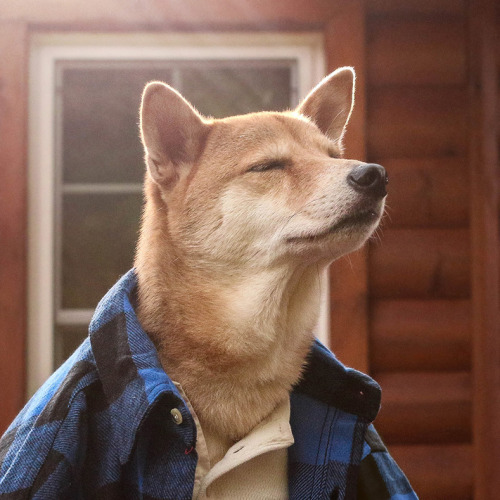
//> input picture IP_miniprojekt2/dog.jpg, 500 x 500 px
$ ./Main   (built with g++ and OpenCV 4)
//> lines starting //> are read from the running program, lines starting //| are printed output that depends on the picture
#include <iostream>
#include <opencv2\opencv.hpp>
#include <cmath>
#include <vector>

using namespace cv;
using namespace std;


int nWidth;
int nHeight;
double angle;
double PI = 3.14159;

int interpolatePos(Mat image, double _x, double _y) {

	int x = (int)round(_x);
	int y = (int)round(_y);

	if (x >= 0 && x < image.cols && y >= 0 && y < image.rows) {
		return (int)image.at<uchar>(x, y);
	}
	else {
		return -1;
	}
}

Vec3d getRotatedVector(Mat _rotationMat, int x, int y) {
	//Setup vector for both the input vector and the return-vector
	Vec3d inVector = Vec3d(x, y, 1);
	Vec3d outVector;

	for(int i = 0; i < _rotationMat.rows; i++) {
		double sum = 0;
		for (int j = 0; j < _rotationMat.cols; j++) {
			sum += _rotationMat.at<double>(i, j) * inVector[j];
		}
		outVector(i) = sum;
	}

	return outVector;
}

Mat getTranslationMat(double _rX, double _rY) {
	//---Setup return-translation matrix---
	Mat translationMat = Mat(3, 3, CV_64FC1);

	//---1. row---
	translationMat.at<double>(0, 0) = 1;
	translationMat.at<double>(0, 1) = 0;
	translationMat.at<double>(0, 2) = _rX;
	//---2. row---
	translationMat.at<double>(1, 0) = 0;
	translationMat.at<double>(1, 1) = 1;
	translationMat.at<double>(1, 2) = _rY;
	//---3. row---
	translationMat.at<double>(2, 0) = 0;
	translationMat.at<double>(2, 1) = 0;
	translationMat.at<double>(2, 2) = 1;

	return translationMat;
}

Mat getRotationMat(double _angle) {
	//---Setup return-rotation matrix---
	Mat rotationMat = Mat(3, 3, CV_64FC1);
	double cosA = cos(angle);
	double sinA = sin(angle);

	//---Input values at each position, based on the input angle
	//---1. row---
	rotationMat.at<double>(0, 0) = cosA;
	rotationMat.at<double>(0, 1) = (sinA)*-1;
	rotationMat.at<double>(0, 2) = 0;
	//---2. row---
	rotationMat.at<double>(1, 0) = sinA;
	rotationMat.at<double>(1, 1) = cosA;
	rotationMat.at<double>(1, 2) = 0;
	//---3. row---
	rotationMat.at<double>(2, 0) = 0;
	rotationMat.at<double>(2, 1) = 0;
	rotationMat.at<double>(2, 2) = 1;

	return rotationMat;
}

Mat getTransformMat(double rX, double rY, double a, double b, double _angle) {

	//---Setup a return-transform matrix---
	Mat transformMat = Mat(3, 3, CV_64FC1);
	//---tempoary matrix to hold rotationMat*translationMat
	Mat tempMat = Mat(transformMat.rows, transformMat.cols, transformMat.type());

	//---Setup and call respective matrices for later multiplication---
	Mat translationMat = getTranslationMat(rX, rY);
	cout << "TranslationMat = " << endl << translationMat << endl << endl;

	Mat translationMat2 = getTranslationMat(-(rX + a), -(rY + b));
	cout << "TranslationMat = " << endl << translationMat2 << endl << endl;

	Mat rotationMat = getRotationMat(_angle);
	cout << "RotationMat = " << endl << rotationMat << endl << endl;

	//multiply translationMat and rotationMat
	for (int i = 0; i < translationMat.rows; i++) {
		for (int j = 0; j < rotationMat.cols; j++) {
			double sum = 0;
			for (int k = 0; k < transformMat.cols; k++) {
				sum += rotationMat.at<double>(i, k) * translationMat.at<double>(k, j);
			}
			tempMat.at<double>(i, j) = sum;
		}
	}

	//multiply tempMat(translationMat*rotationMat) and translationMat2
	for (int i = 0; i < translationMat2.rows; i++) {
		for (int j = 0; j < tempMat.cols; j++) {
			double sum = 0;
			for (int k = 0; k < transformMat.cols; k++) {
				sum += tempMat.at<double>(i, k) * translationMat2.at<double>(k, j);
			}
			transformMat.at<double>(i, j) = sum;
		}
	}

	cout << endl << endl << "transformMat = " << endl << transformMat;
	return transformMat;
}

int main(int, char** argv) {

	//---1---Load image and display original (grayscale)---
	Mat image = imread("dog.jpg");
//> image is the input picture: 500 rows x 500 cols, CV_8UC3; mean B, G, R 83.7, 96.3, 126.3
	cvtColor(image, image, CV_BGR2GRAY);
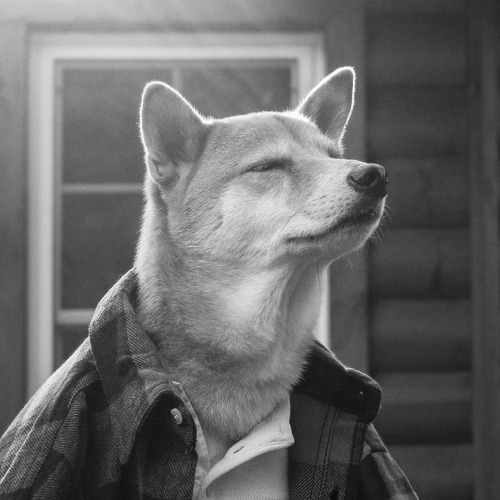
//> image: 500 rows x 500 cols, CV_8UC1; min 9, max 255, mean 103.8

	cv::namedWindow("ORIGINAL");
	cv::imshow("ORIGINAL", image);
	//-------------------------------------------------


	//---2---Get angle from input---
	cout << "Input angle: ";
	cin >> angle;
//> the answer given: 45
	angle = angle * PI / 180;
	//--------------------------


	//---3---Setup output matrix to be displayed---
	//nWidth and nHeight makes space for rotation, so it doesnt cut off
	nWidth = (int)round((image.cols)*cos(angle) + (image.rows)*sin(angle));
//> nWidth = 707
	nHeight = (int)round((image.rows)*cos(angle) + (image.cols)*sin(angle));
//> nHeight = 707
	Mat outImage = Mat(nWidth, nHeight, image.type());
	//-----------------------------------------

	cout << "Mat diff. width: " <<(outImage.cols - image.cols) / 2 << endl;
//| Mat diff. width: 103
	cout << "Mat diff. height: " << (outImage.rows - image.rows) / 2 << endl;
//| Mat diff. height: 103


	//---4---Get a transformed rotation matrix. This both processes the angle (???and the offset for point of rotation???)-------
	Mat rotation = getTransformMat(
		image.cols/2, // de her g鴕 ikke en skid
		image.rows/2, // de her g鴕 ikke en skid
		250,
		250,
		//(outImage.cols - image.cols),
		//(outImage.rows - image.rows),
		angle
	);
	//Prints out the transformed rotation matrix for good measure
	//cout << rotation;
	//--------------------------------------------------------------------------------------------------------------------


	//---5---Access the elements(pixels) within outImage, and rotate position using the rotation matrix and a vector----------
	for (int y = 0; y < outImage.rows; y++) {
		for (int x = 0; x < outImage.cols; x++) {
			Vec3d vector = getRotatedVector(rotation, x, y);

			//Mapping --- interpolatePos gets the position, and returns a pixel-value (0-255)
			int pixel = interpolatePos(image, vector[0], vector[1]);

			if (pixel >= -1) {
				outImage.at<uchar>(x, y) = pixel;
			}
			else {
				outImage.at<uchar>(x, y) = 0;
			}

		}
	}
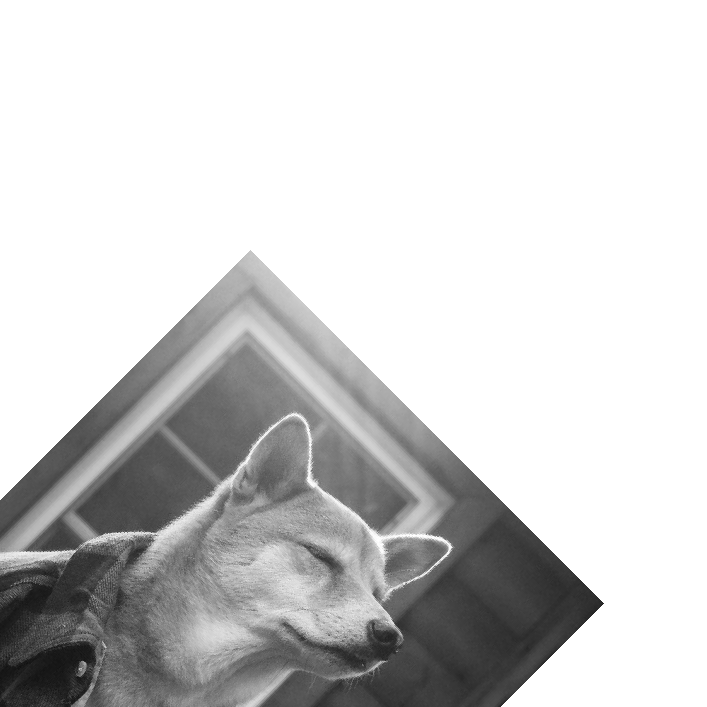
//> outImage: 707 rows x 707 cols, CV_8UC1; min 16, max 255, mean 207

	cv::namedWindow("output");
	cv::imshow("output", outImage);


	cv::waitKey(0);
	return 0;
}
